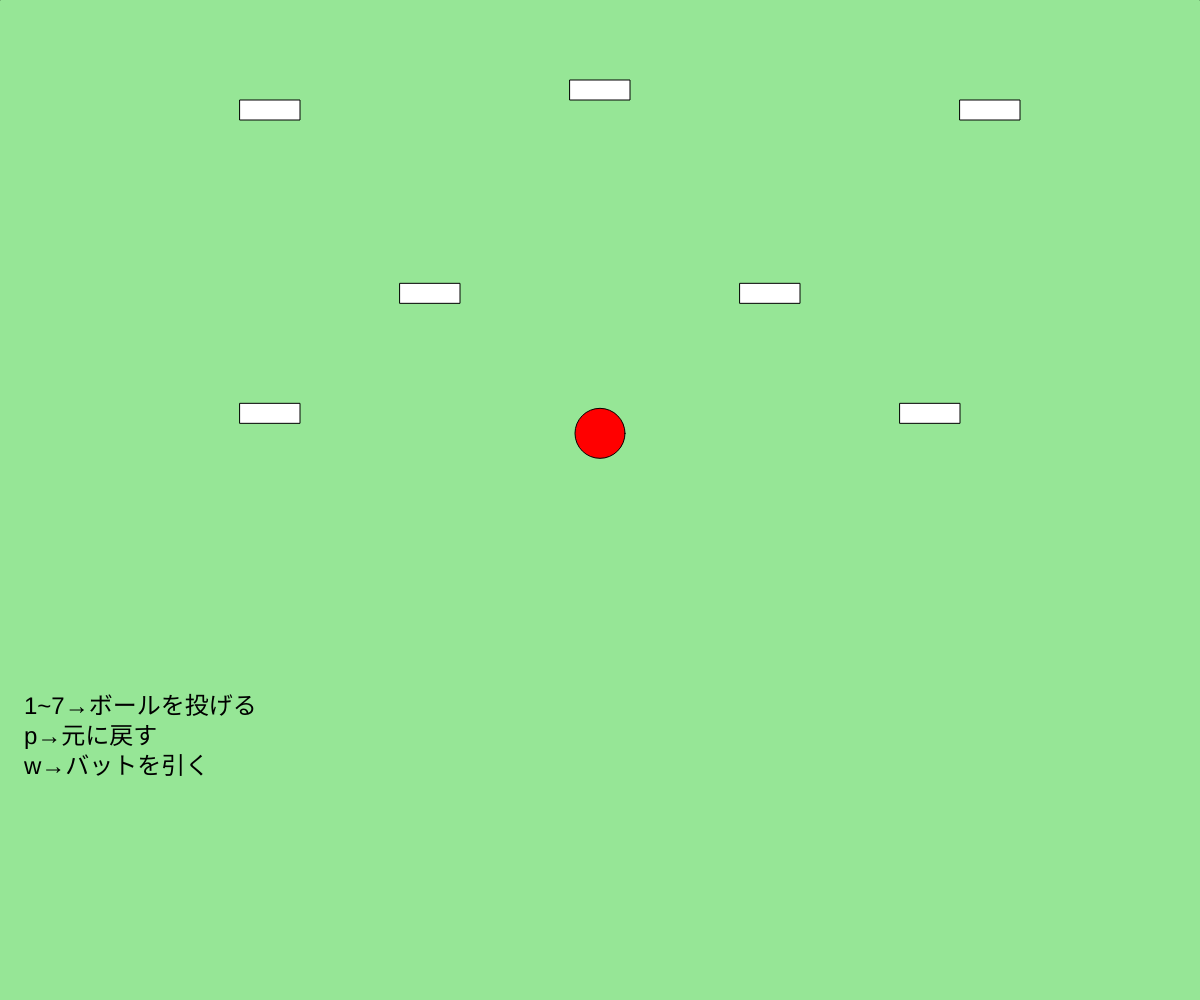
Frame 1 (no input)
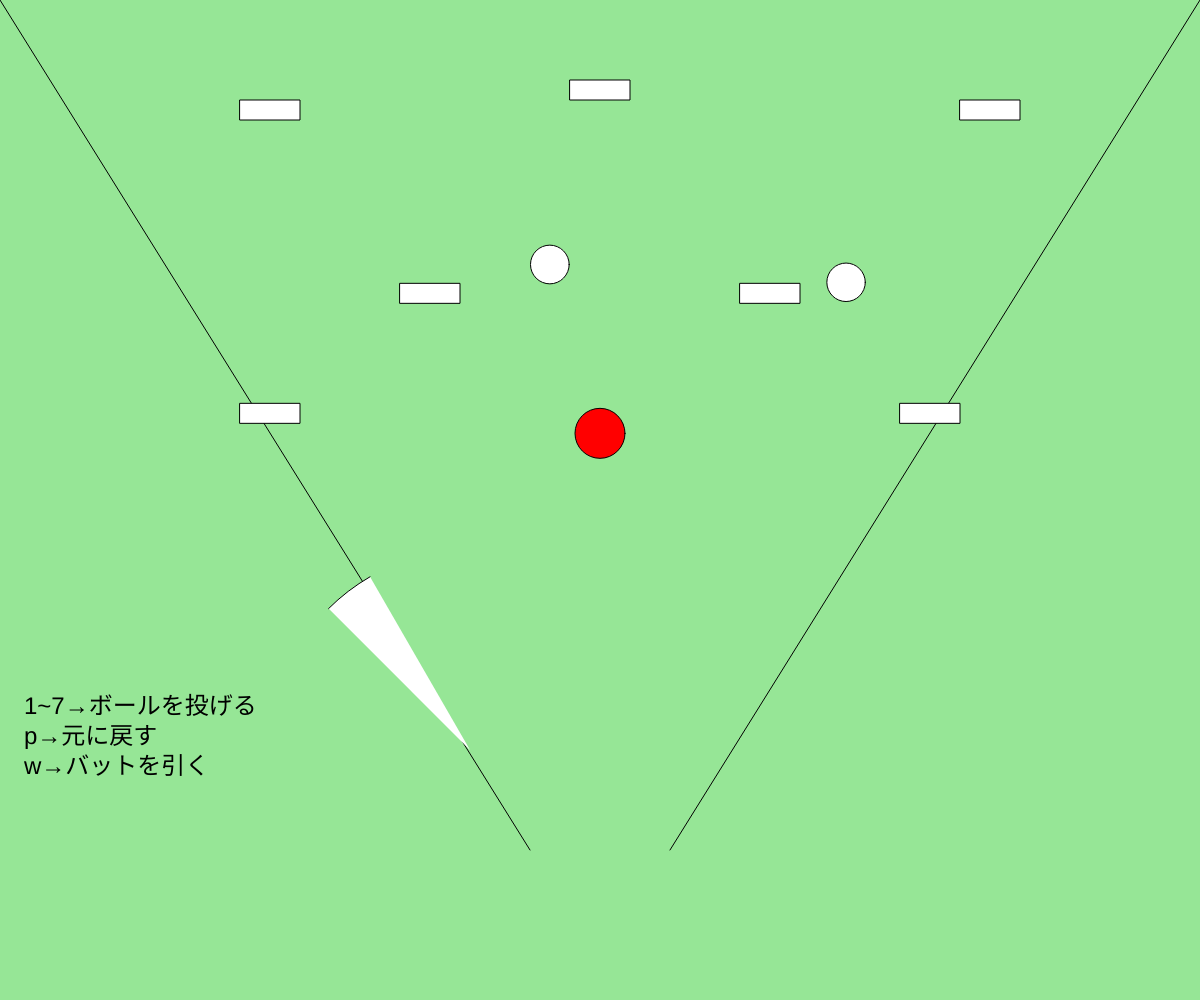
Frame 60 (no input)
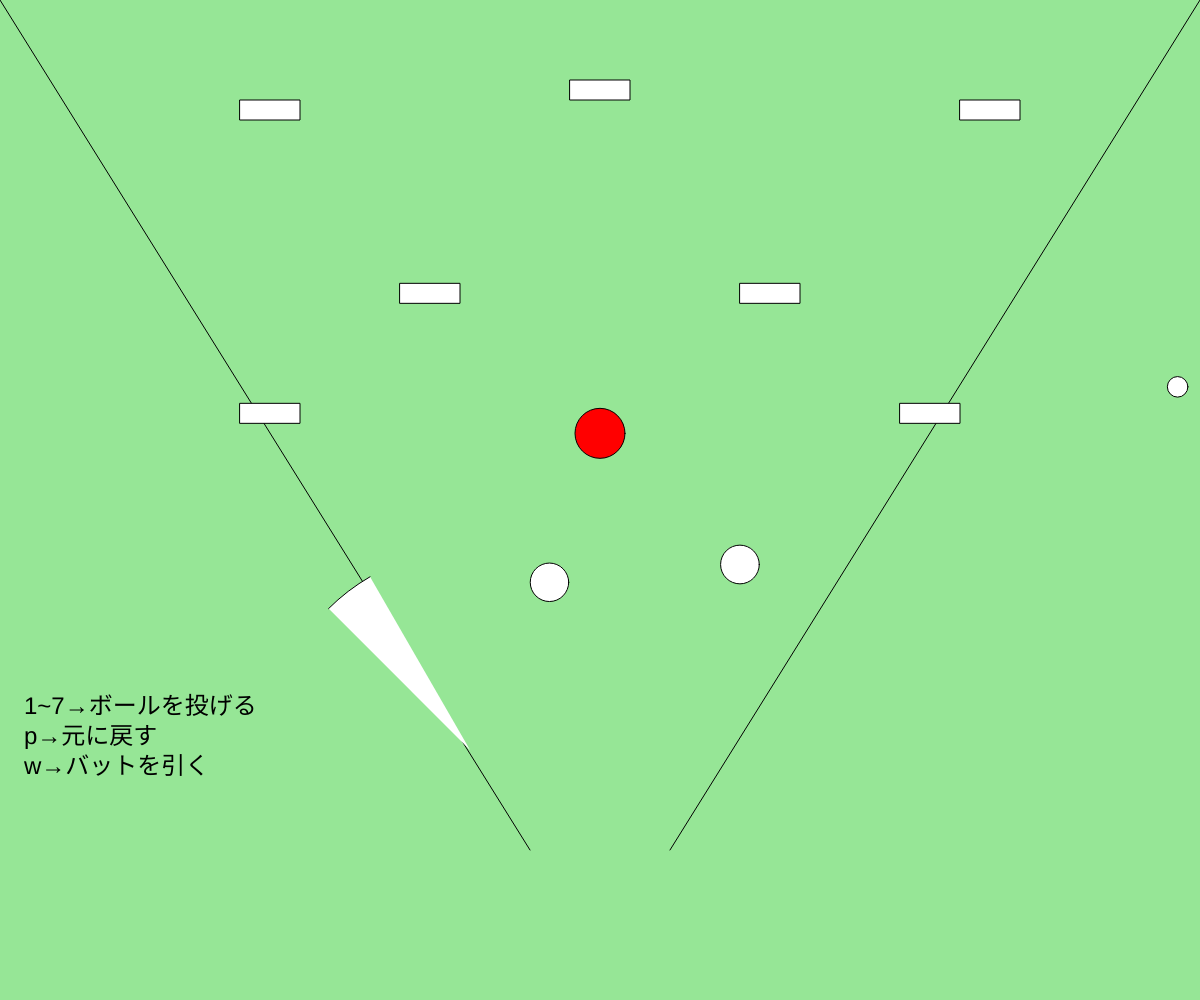
Frame 120 (the mouse pressed at the canvas centre since frame 60)

The p5.js sketch that drew these frames (run headless with seeded random() and noise() and a simulated clock; from frame 60 on, the mouse is pressed at the canvas centre):

// p5.js sketch
// ── sketch.js
let x, y, vx, vy,X,Y,t,s,dt,ds,r,ww,wh;
const vyMax = 30;

function setup(){
  createCanvas(windowWidth, windowHeight);
  x = windowWidth / 2;
  y = windowHeight / 3+100;
  vx=0;
  vy=0;
  dt=0;
  ds=0;
}

function draw(){
  //赤いボール
  background(150, 230, 150);
  push();
  fill(255,0,0);
  ellipse(x, y, 50);
  x+=vx;
  y+=vy;
  pop();

  if(y>windowHeight+100){//下に行き過ぎると戻る
    x = windowWidth / 2;
    y = windowHeight / 3+100;
    vx = 0;
    vy = 0;
  }
  //赤いボールここまで

  push();
  line(windowWidth/2-70,Y+100,0,0);
  line(windowWidth/2+70,Y+100,windowWidth,0);
  pop();

  ww=windowWidth;
  wh=windowHeight;
  
  textSize(ww/50);
  text("1~7→ボールを投げる\np→元に戻す\nw→バットを引く",ww/50,5*wh/7);

  rect(ww/5,wh/10,ww/20,20);//レフト
  rect(ww/2-ww/40,wh/10-20,ww/20,20);//センター
  rect(4*ww/5,wh/10,ww/20,20);//ライト
  rect(ww/5,wh/3+70,ww/20,20);//サード
  rect(ww/3,wh/3-50,ww/20,20);//ショート
  rect(2*ww/3-60,wh/3-50,ww/20,20);//セカンド
  rect(4*ww/5-ww/20,wh/3+70,ww/20,20);//ファースト
  

  if(y<-100){//上に行き過ぎると戻る
    x = width / 2;
    y = height / 3;
    vx = 0;
    vy = 0;
  }

  X=windowWidth/2-130;
  Y=windowHeight-250;
  arc(X,Y,400,400,t,s);
  t=-3*PI/4;
  s=-3*PI/4+PI/12;
  t+=dt;
  s+=ds;

  if(keyIsDown("W".charCodeAt(0))){ 
    dt += PI/30;
    ds += PI/30;
    if(t>PI/2){
      t=PI/2;
      s=PI/2+PI/12;
      t+=0;
      s+=0;
      dt -= PI/30;
      ds -= PI/30;
    }
  }
  else{
    if(t>PI/2){
      t=PI/2;
      s=PI/2+PI/12;
      dt -= PI/30;
      ds -= PI/30;
    }else{
    dt -= PI/30;
    ds -= PI/30;
  }
    if(t<-3*PI/4){
      t=-3*PI/4;
      s=-3*PI/4+PI/12;
      dt=0;
      ds=0;
    }
  }
  //x,yはボールの座標

  //バットにボールが当たったとき
  if(min_d2(x,y,X,Y,X+300*cos(t),Y+300*sin(t))<30){
    vx=r*sin(t);
    vy=-r*cos(t);
    r=random(3,8);
  }
  //アウト判定
  if(min_d2(x,y,ww/5,wh/10,ww/4,wh/10)<40){
    vx=0;
    vy=0;
    textSize(ww/30);
    text("レフトフライ",ww/2,wh/2);
  }
  if(min_d2(x,y,ww/2-ww/40,wh/10-20,21*ww/40,wh/10-20)<40){
    vx=0;
    vy=0;
    textSize(ww/30);
    text("センターフライ",ww/2,wh/2);
  }
  if(min_d2(x,y,4*ww/5,wh/10,17*ww/20,wh/10)<40){
    vx=0;
    vy=0;
    textSize(ww/30);
    text("ライトフライ",ww/2,wh/2);
  }
  if(min_d2(x,y,ww/5,wh/3+70,ww/10,wh/3+70)<40){
    vx=0;
    vy=0;
    textSize(ww/30);
    text("サードゴロ",ww/2,wh/2);
  }
  if(min_d2(x,y,ww/3,wh/3-50,ww/3+ww/20,wh/3-50)<40){
    vx=0;
    vy=0;
    textSize(ww/30);
    text("ショートゴロ",ww/2,wh/2);
  }
  if(min_d2(x,y,2*ww/3-60,wh/3-50,2*ww/3+ww/20,wh/3-50)<40){
    vx=0;
    vy=0;
    textSize(ww/30);
    text("セカンドゴロ",ww/2,wh/2);
  }
  if(min_d2(x,y,4*ww/5-ww/20,wh/3+70,4*ww/5-ww/20+ww/20,wh/3+70)<40){
    vx=0;
    vy=0;
    textSize(ww/30);
    text("ファーストゴロ",ww/2,wh/2);
  }
  if(min_d2(x,y,0,0,ww,0)<30){
    vx=0;
    vy=0;
    textSize(ww/30);
    text("オオタニサーン！",ww/4,wh/2);
  }

  const dx = random(4);
  const dy = random(4);
  /*if(mag(dx, dy) > 5){ 
    const b = { x:random(windowWidth), y: random(2*windowHeight/5), size: random(20,60), vx: dx*random(-2,2), vy: dy*random(-2,2) };
    balls.push(b);
  }*/
  if(mag(dx, dy) > 5){ 
    const b = { x:random(windowWidth), y: random(windowHeight/5), size: random(20,60), vx: dx*random(-2,2), vy: 5 };
    balls.push(b);
  }
  for(let i = 0; i < balls.length; i++){
    let b = balls[i];
    ellipse(b.x, b.y,b.size);
    b.x += b.vx;
    b.y += b.vy; 

    if(dist(x,y,b.x,b.y)<25){
      text("a",100,100);
      break;      
    }
  }
}
const g = 1;     
const jump = 20; 
const ground = 20;
const size = 20;

function windowResized(){
  resizeCanvas(windowWidth, windowHeight);
}
let balls = [];
function keyTyped() {
  if (key === '1') {
    vy=2;
  }
  if (key === '2') {
    vy=5;
  }
  if (key === '3') {
    vy=10;
  }
  if (key === '4') {
    vy=15;
  }
  if (key === '5') {
    vy=20;
  }
  if (key === '6') {
    vy=25;
  }
  if (key === '7') {
    vy=random(7,25);
  }
  if(key==="s"){
    dt+=PI/70;
    ds+=PI/70;
  }
}

function keyPressed(){
  if(key === "p"){ // Pを押したらリセット
    x = windowWidth / 2;
    y = windowHeight / 3+100;
    vx = 0;
    vy = 0;
    grabbed = false;  
  } 
  if (key === 'q') {
    t=-5*PI/12;
    s=-PI/2;
    dt=0;
    ds=0;
  }
}


function min_d2(x0, y0, x1, y1, x2, y2) {
  var a = x2 - x1;
  var b = y2 - y1;
  var a2 = a * a;
  var b2 = b * b;
  var r2 = a2 + b2;//r2は線分の長さ
  var tt = -(a*(x1-x0)+b*(y1-y0));
  if( tt < 0 ) {
    return (x1-x0)*(x1-x0) + (y1-y0)*(y1-y0);
  }
  if( tt > r2 ) {
    return (x2-x0)*(x2-x0) + (y2-y0)*(y2-y0);
  }
  var f1 = a*(y1-y0)-b*(x1-x0);
  return (f1*f1)/r2;
}
